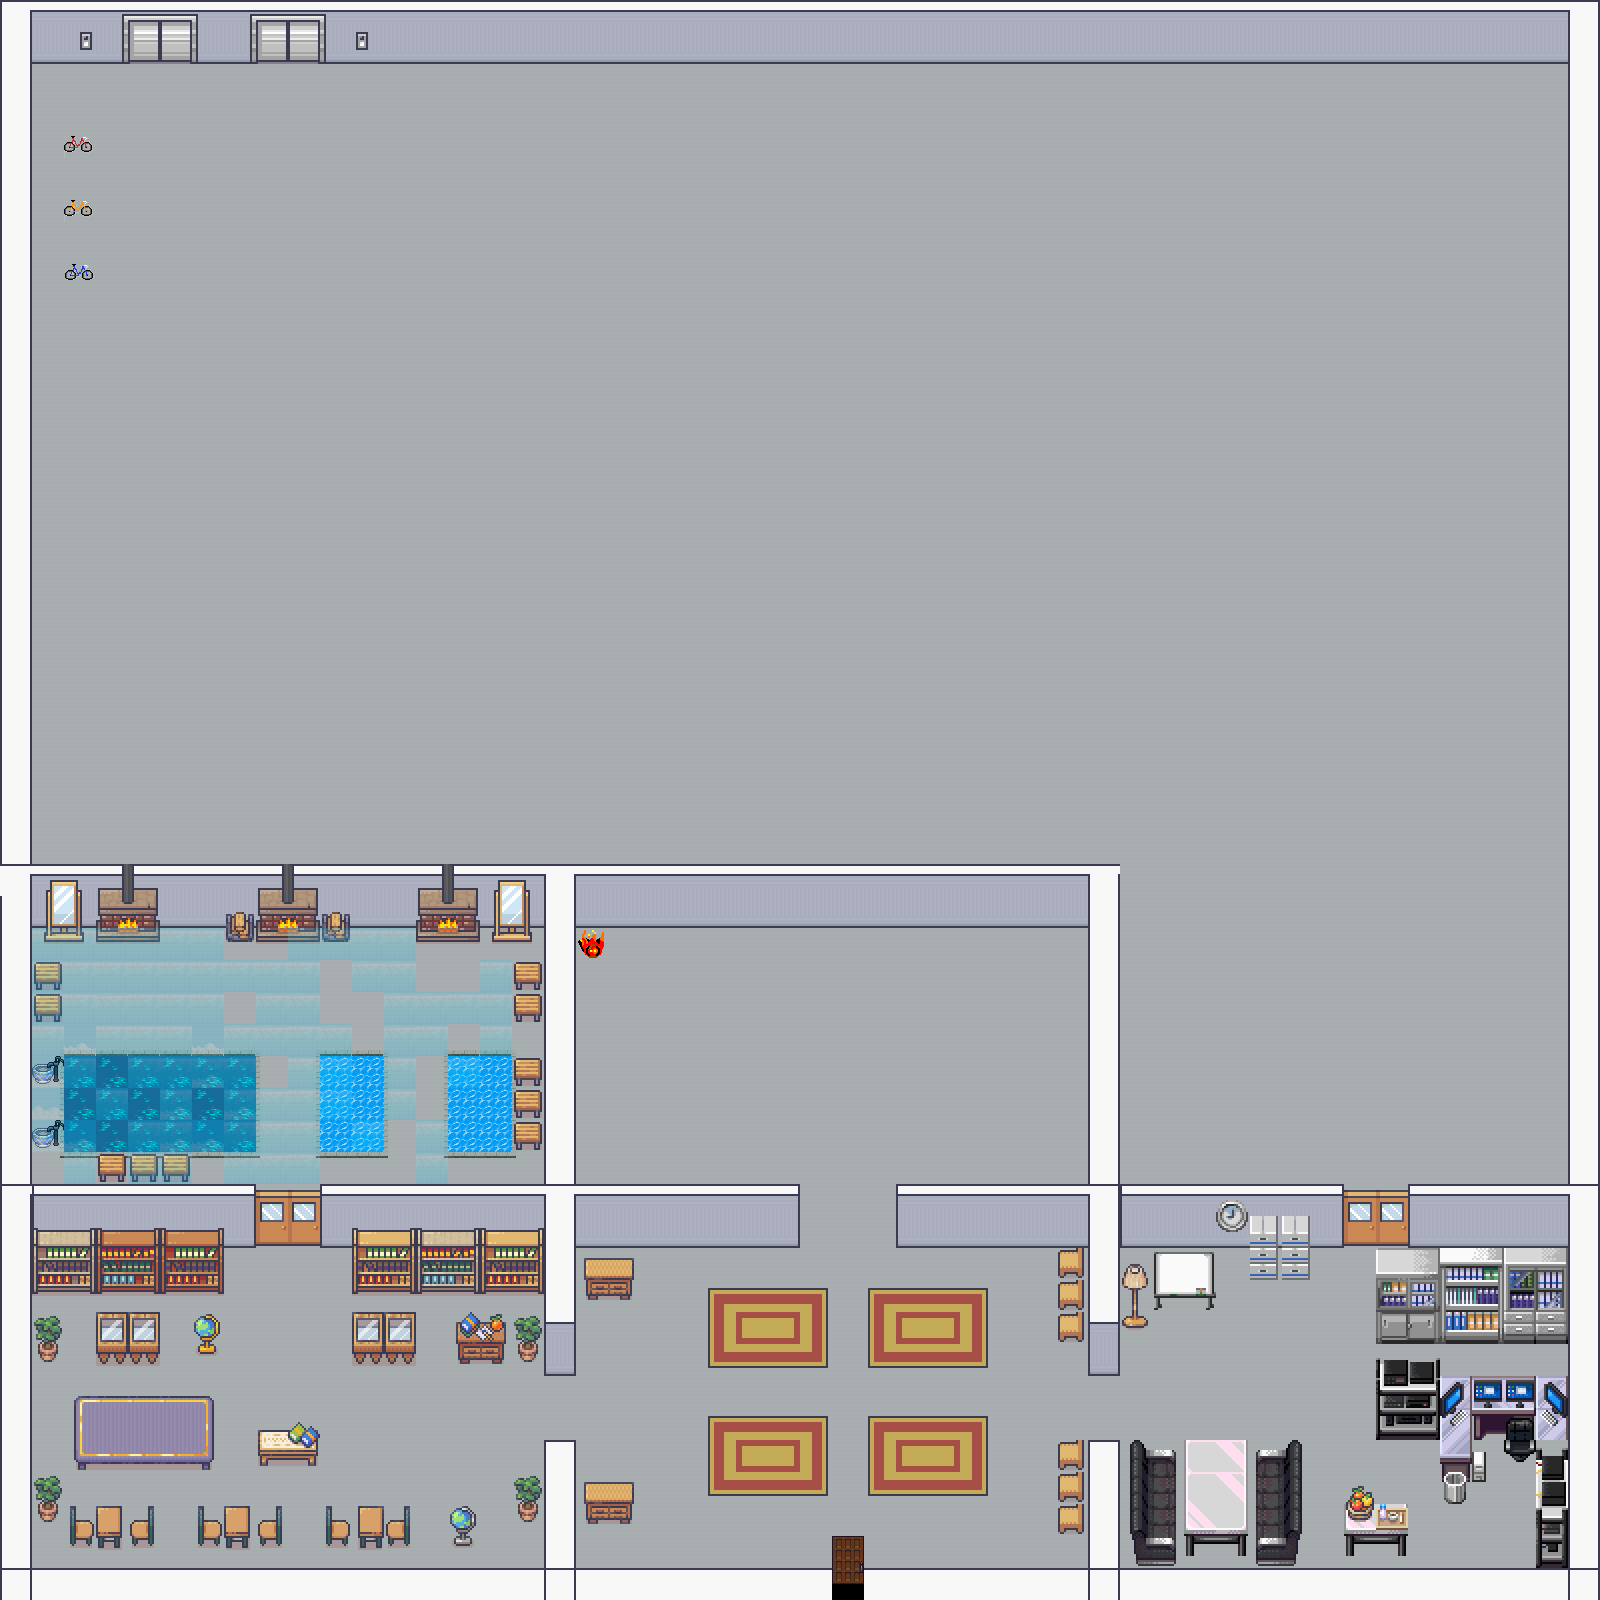

The image is a tile-based game level rendered from a .tmx file. Its description and source (layers, tilesets, objects; grid data summarised) follow:
An orthogonal 50x50 tile map with 32x32 px tiles, 10 tile layers (jitis-test, collisions layer, exitLayer, floor, ...), 1 hidden layer not drawn, 10 tilesets.

<map version="1.5" tiledversion="1.6.0" orientation="orthogonal" renderorder="right-down" width="50" height="50" tilewidth="32" tileheight="32" infinite="0" nextlayerid="15" nextobjectid="1">
 <editorsettings>
  <export target="haus.json" format="json" />
 </editorsettings>
 <properties>
  <property name="script" value="../scripts/index.js?url=./user-update.js,./game-mode.js" />
 </properties>
 <tileset firstgid="1" source="../base_out_atlas.tsx" />
 <tileset firstgid="1025" source="../32x32_map_tile v3.1.tsx" />
 <tileset firstgid="1692" source="tilesetfiles/Room_Builder_free_32x32.tsx" />
 <tileset firstgid="2083" source="tilesetfiles/Interiors_free_32x32.tsx" />
 <tileset firstgid="3507" source="../X11tiles-32-32.tsx" />
 <tileset firstgid="4587" source="tilesetfiles/customtileset.tsx" />
 <tileset firstgid="5507" source="tilesetfiles/tilesets_deviant_milkian_1.tsx" />
 <tileset firstgid="5763" source="tilesetfiles/bike1.tsx" />
 <tileset firstgid="5764" source="tilesetfiles/bike2.tsx" />
 <tileset firstgid="5765" source="tilesetfiles/bike3.tsx" />
 <layer id="13" name="jitis-test" width="50" height="50">
  <properties>
   <property name="jitsiConfig" value="{&quot;startWithAudioMuted&quot;:false,&quot;startAudioMuted&quot;:20,&quot;disableJoinLeaveSounds&quot;:true,&quot;notifications&quot;:[&quot;connection.CONNFAIL&quot;]}" />
   <property name="jitsiInterfaceConfig" value="{&quot;DISABLE_JOIN_LEAVE_NOTIFICATIONS&quot;:true,&quot;DISABLE_RINGING&quot;:true,&quot;SHOW_JITSI_WATERMARK&quot;:false}" />
   <property name="jitsiRoom" value="jonny-work" />
  </properties>
  <data>[2500 cells, 24 non-empty, 1 distinct tile ids]</data>
 </layer>
 <layer id="12" name="collisions layer" width="50" height="50">
  <data>[2500 cells, 65 non-empty, 1 distinct tile ids]</data>
 </layer>
 <layer id="3" name="start" width="50" height="50" visible="0">
  <properties>
   <property name="startLayer" type="bool" value="true" />
  </properties>
  <data>[2500 cells, 1 non-empty, 1 distinct tile ids]</data>
 </layer>
 <layer id="7" name="exitLayer" width="50" height="50">
  <properties>
   <property name="exitSceneUrl" value="../map.json#starthaus" />
  </properties>
  <data>[2500 cells, 1 non-empty, 1 distinct tile ids]</data>
 </layer>
 <layer id="2" name="floor" width="50" height="50">
  <data>[2500 cells, 2273 non-empty, 10 distinct tile ids]</data>
 </layer>
 <layer id="4" name="wallLayer" width="50" height="50">
  <data>[2500 cells, 495 non-empty, 36 distinct tile ids]</data>
 </layer>
 <layer id="14" name="exit-minesweeper" width="50" height="50">
  <properties>
   <property name="exitSceneUrl" value="https://pi4.e6azumuvyiabvs9s.myfritz.net/mapserver/rest/mapserver/minesweeper.json" />
  </properties>
  <data>[2500 cells, 1 non-empty, 1 distinct tile ids]</data>
 </layer>
 <layer id="5" name="interior" width="50" height="50">
  <data>[2500 cells, 311 non-empty, 163 distinct tile ids]</data>
 </layer>
 <layer id="9" name="interior+1" width="50" height="50">
  <data>[2500 cells, 22 non-empty, 15 distinct tile ids]</data>
 </layer>
 <layer id="11" name="weltkarte" width="50" height="50">
  <properties>
   <property name="exitSceneUrl" value="https://pi4.e6azumuvyiabvs9s.myfritz.net/nodetype/rest/mapserver/site.json" />
  </properties>
  <data>[2500 cells, 4 non-empty, 4 distinct tile ids]</data>
 </layer>
 <objectgroup id="6" name="floorLayer" />
 <layer id="10" name="interior+1-0.25" width="50" height="50" opacity="0.2">
  <data>[2500 cells, 82 non-empty, 5 distinct tile ids]</data>
 </layer>
</map>
